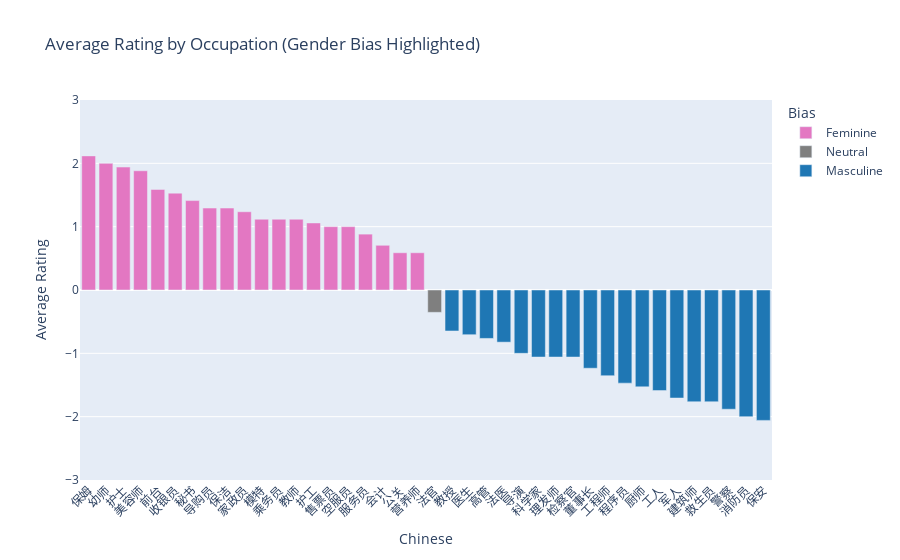

The code cell stored with this chart in its notebook:
### Markdown cell above
### Plot

### Code cell
# Plot the Hungarian data

# Add a color column based on rating sign: feminine (rating > 0), masculine (rating < 0), neutral (rating == 0)
df_zh['bias'] = df_zh['zh_mean'].apply(
    lambda x: 'Feminine' if x > mean_max else ('Masculine' if x < mean_min else 'Neutral')
)

color_map = {
    'Feminine': '#e377c2',   # pinkish
    'Masculine': '#1f77b4',  # blue
    'Neutral': '#7f7f7f'     # gray
}

fig = px.bar(
    df_zh,
    x='zh',
    y='zh_mean',
    color='bias',
    color_discrete_map = color_map,
    title='Average Rating by Occupation (Gender Bias Highlighted)',
    labels={'zh': 'Chinese', 'en': 'English', 'bias': 'Bias', 'zh_mean': 'Rating',},
    hover_data=['zh', 'en', 'zh_mean']
)
fig.update_layout(
    xaxis_tickangle=-45,
    yaxis=dict(
        range=[-3, 3],
        tickvals=[-3, -2, -1, 0, 1, 2, 3],
        title='Average Rating'
    )
)
fig.show()

# Save this as a html file
fig.write_html('occupations_zh.html')

### Figure 1 — Plotly figure (JSON) as saved in the notebook; plotly's stock layout.template omitted (floating-point values rounded to 4 significant figures)
{"data": [{"customdata": [["domestic helper"], ["kindergarten teacher"], ["nurse"], ["beautician"], ["receptionist"], ["cashier"], ["secretary"], ["shop assistant"], ["cleaner"], ["housekeeper"], ["model"], ["flight attendant"], ["teacher"], ["caretaker"], ["ticketseller"], ["flight attendant*"], ["waiter"], ["accountant"], ["PR specialist"], ["dietitian"]], "hovertemplate": "Bias=Feminine<br>Chinese=%{x}<br>Rating=%{y}<br>English=%{customdata[0]}<extra></extra>", "legendgroup": "Feminine", "marker": {"color": "#e377c2", "pattern": {"shape": ""}}, "name": "Feminine", "orientation": "v", "showlegend": true, "textposition": "auto", "type": "bar", "x": ["保姆", "幼师", "护士", "美容师", "前台", "收银员", "秘书", "导购员", "保洁", "家政员", "模特", "乘务员", "教师", "护工", "售票员", "空服员", "服务员", "会计", "公关", "营养师"], "xaxis": "x", "y": [2.118, 2.0, 1.941, 1.882, 1.588, 1.529, 1.412, 1.294, 1.294, 1.235, 1.118, 1.118, 1.118, 1.059, 1.0, 1.0, 0.8824, 0.7059, 0.5882, 0.5882], "yaxis": "y"}, {"customdata": [["judge"]], "hovertemplate": "Bias=Neutral<br>Chinese=%{x}<br>Rating=%{y}<br>English=%{customdata[0]}<extra></extra>", "legendgroup": "Neutral", "marker": {"color": "#7f7f7f", "pattern": {"shape": ""}}, "name": "Neutral", "orientation": "v", "showlegend": true, "textposition": "auto", "type": "bar", "x": ["法官"], "xaxis": "x", "y": [-0.3529], "yaxis": "y"}, {"customdata": [["professor"], ["doctor"], ["manager"], ["pathologist"], ["director"], ["scientist"], ["hairdresser"], ["prosecutor"], ["CEO"], ["engineer"], ["programmer"], ["chef"], ["worker"], ["soldier"], ["architect"], ["lifeguard"], ["police officer"], ["firefighter"], ["security guard"]], "hovertemplate": "Bias=Masculine<br>Chinese=%{x}<br>Rating=%{y}<br>English=%{customdata[0]}<extra></extra>", "legendgroup": "Masculine", "marker": {"color": "#1f77b4", "pattern": {"shape": ""}}, "name": "Masculine", "orientation": "v", "showlegend": true, "textposition": "auto", "type": "bar", "x": ["教授", "医生", "高管", "法医", "导演", "科学家", "理发师", "检察官", "董事长", "工程师", "程序员", "厨师", "工人", "军人", "建筑师", "救生员", "警察", "消防员", "保安"], "xaxis": "x", "y": [-0.6471, -0.7059, -0.7647, -0.8235, -1.0, -1.059, -1.059, -1.059, -1.235, -1.353, -1.471, -1.529, -1.588, -1.706, -1.765, -1.765, -1.882, -2.0, -2.059], "yaxis": "y"}], "layout": {"barmode": "relative", "legend": {"title": {"text": "Bias"}, "tracegroupgap": 0}, "title": {"text": "Average Rating by Occupation (Gender Bias Highlighted)"}, "xaxis": {"anchor": "y", "domain": [0, 1], "tickangle": -45, "title": {"text": "Chinese"}}, "yaxis": {"anchor": "x", "domain": [0, 1], "range": [-3, 3], "tickvals": [-3, -2, -1, 0, 1, 2, 3], "title": {"text": "Average Rating"}}}}
